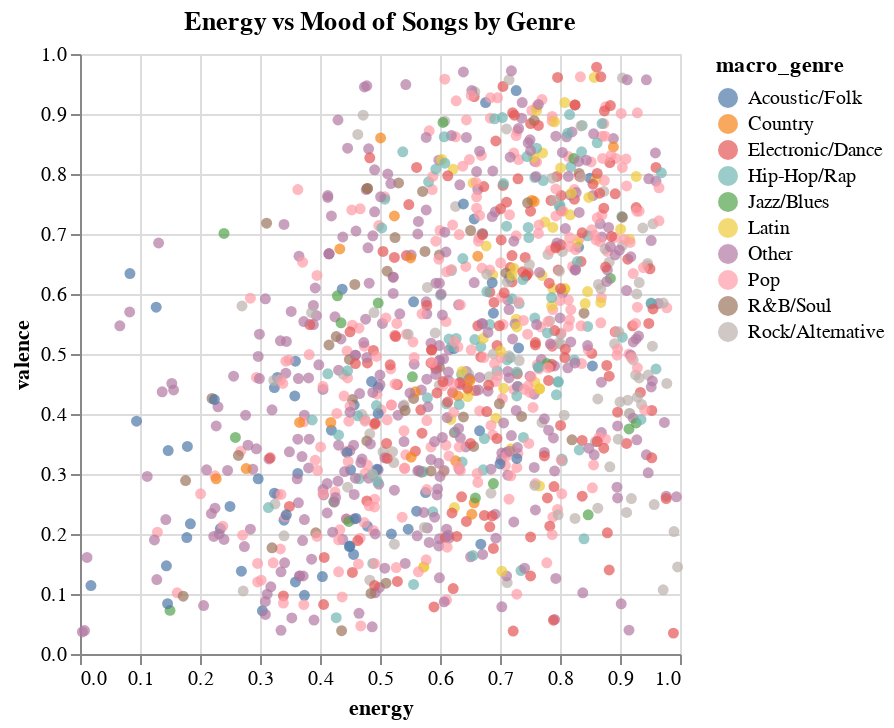

Source (notebook cell):
### Code cell
import pandas as pd
import altair as alt

df = pd.read_csv('../../data/visualizations/energy_valence_scatter.csv')

input_radio = alt.binding_radio(options = [None, 'Acoustic/Folk', 'Country', 'Electronic/Dance', 
                                           'Hip-Hop/Rap', 'Jazz/Blues', 'Latin',
                                           'Other', 'Pop', 'R&B/Soul', 'Rock/Alternative'],
                                    labels = ['All', 'Acoustic/Folk', 'Country', 'Electronic/Dance', 
                                           'Hip-Hop/Rap', 'Jazz/Blues', 'Latin',
                                           'Other', 'Pop', 'R&B/Soul', 'Rock/Alternative'],
                                     name = "Genre: ")

selection = alt.selection_point(fields = ['macro_genre'], bind = input_radio)

alt.Chart(df).mark_circle().encode(
    x = alt.X('energy:Q'),
    y = alt.Y('valence:Q'),
    color = alt.condition(selection, alt.Color('macro_genre:N'), alt.value('grey')),
    tooltip=['track_name', 'artist_spotify', 'macro_genre', 'energy', 'valence']
).properties(
    title = "Energy vs Mood of Songs by Genre",
).add_params(
    selection
).transform_filter(
    selection
)

### Figure 1 — Vega-Lite specification as saved in the notebook (floating-point values rounded to 4 significant figures; data arrays with more than 128 entries replaced by an {"elided": "..."} marker saying what was removed)
{"config": {"view": {"continuousWidth": 300, "continuousHeight": 300}}, "data": {"name": "data-0e94d5d4783d17d504f07b02544c04dd"}, "mark": {"type": "circle"}, "encoding": {"color": {"condition": {"param": "param_5", "field": "macro_genre", "type": "nominal"}, "value": "grey"}, "tooltip": [{"field": "track_name", "type": "nominal"}, {"field": "artist_spotify", "type": "nominal"}, {"field": "macro_genre", "type": "nominal"}, {"field": "energy", "type": "quantitative"}, {"field": "valence", "type": "quantitative"}], "x": {"field": "energy", "type": "quantitative"}, "y": {"field": "valence", "type": "quantitative"}}, "params": [{"name": "param_5", "select": {"type": "point", "fields": ["macro_genre"]}, "bind": {"input": "radio", "options": [null, "Acoustic/Folk", "Country", "Electronic/Dance", "Hip-Hop/Rap", "Jazz/Blues", "Latin", "Other", "Pop", "R&B/Soul", "Rock/Alternative"], "labels": ["All", "Acoustic/Folk", "Country", "Electronic/Dance", "Hip-Hop/Rap", "Jazz/Blues", "Latin", "Other", "Pop", "R&B/Soul", "Rock/Alternative"], "name": "Genre: "}}], "title": "Energy vs Mood of Songs by Genre", "transform": [{"filter": {"param": "param_5"}}], "$schema": "https://vega.github.io/schema/vega-lite/v5.8.0.json", "datasets": {"data-0e94d5d4783d17d504f07b02544c04dd": {"elided": "1161 records"}}}
